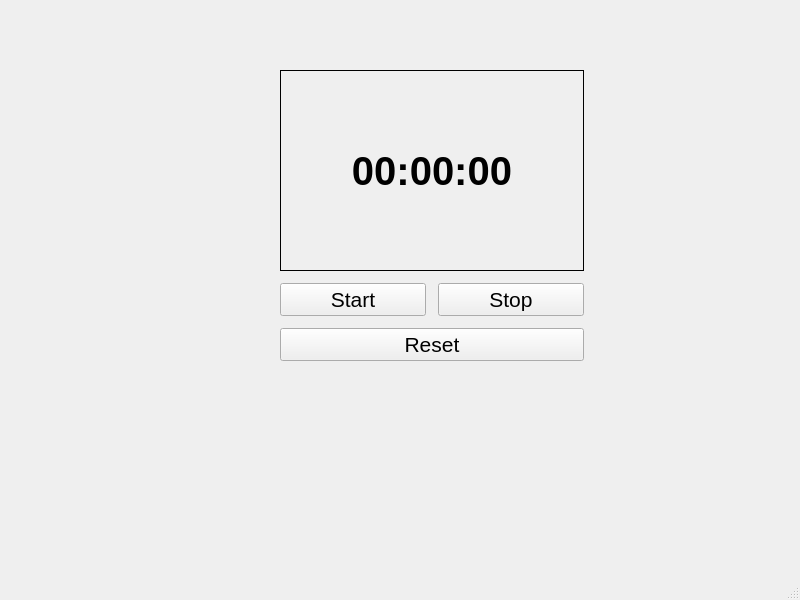
<?xml version="1.0" encoding="UTF-8"?>
<ui version="4.0">
 <class>MainWindow</class>
 <widget class="QMainWindow" name="MainWindow">
  <property name="geometry">
   <rect>
    <x>0</x>
    <y>0</y>
    <width>800</width>
    <height>600</height>
   </rect>
  </property>
  <property name="font">
   <font>
    <bold>false</bold>
   </font>
  </property>
  <property name="windowTitle">
   <string>MainWindow</string>
  </property>
  <property name="tabShape">
   <enum>QTabWidget::TabShape::Rounded</enum>
  </property>
  <widget class="QWidget" name="centralwidget">
   <widget class="QWidget" name="gridLayoutWidget">
    <property name="geometry">
     <rect>
      <x>260</x>
      <y>50</y>
      <width>344</width>
      <height>331</height>
     </rect>
    </property>
    <layout class="QGridLayout" name="gridLayout">
     <property name="leftMargin">
      <number>20</number>
     </property>
     <property name="topMargin">
      <number>20</number>
     </property>
     <property name="rightMargin">
      <number>20</number>
     </property>
     <property name="bottomMargin">
      <number>20</number>
     </property>
     <property name="spacing">
      <number>12</number>
     </property>
     <item row="2" column="1">
      <widget class="QPushButton" name="btnStop">
       <property name="font">
        <font>
         <pointsize>16</pointsize>
         <bold>false</bold>
        </font>
       </property>
       <property name="text">
        <string>Stop</string>
       </property>
      </widget>
     </item>
     <item row="2" column="0">
      <widget class="QPushButton" name="btnStart">
       <property name="font">
        <font>
         <pointsize>16</pointsize>
         <bold>false</bold>
        </font>
       </property>
       <property name="text">
        <string>Start</string>
       </property>
      </widget>
     </item>
     <item row="3" column="0" colspan="2">
      <widget class="QPushButton" name="btnReset">
       <property name="font">
        <font>
         <pointsize>16</pointsize>
         <bold>false</bold>
        </font>
       </property>
       <property name="text">
        <string>Reset</string>
       </property>
      </widget>
     </item>
     <item row="1" column="0" colspan="2">
      <widget class="QLabel" name="labelTime">
       <property name="font">
        <font>
         <pointsize>30</pointsize>
         <italic>false</italic>
         <bold>true</bold>
         <underline>false</underline>
         <strikeout>false</strikeout>
        </font>
       </property>
       <property name="frameShape">
        <enum>QFrame::Shape::Box</enum>
       </property>
       <property name="text">
        <string>00:00:00</string>
       </property>
       <property name="alignment">
        <set>Qt::AlignmentFlag::AlignCenter</set>
       </property>
      </widget>
     </item>
    </layout>
   </widget>
  </widget>
  <widget class="QMenuBar" name="menubar">
   <property name="geometry">
    <rect>
     <x>0</x>
     <y>0</y>
     <width>800</width>
     <height>21</height>
    </rect>
   </property>
  </widget>
  <widget class="QStatusBar" name="statusbar"/>
 </widget>
 <resources/>
 <connections/>
</ui>
